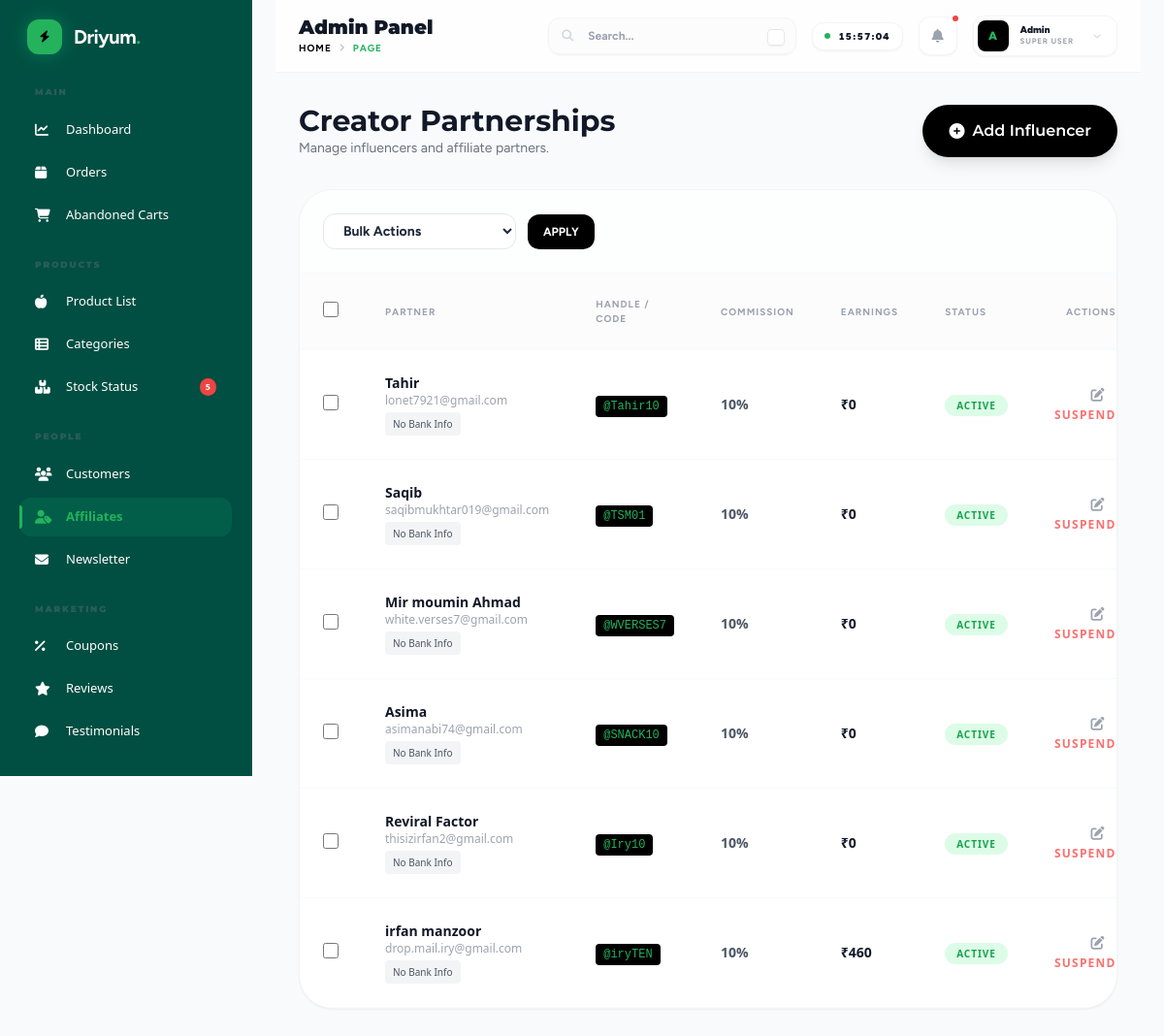
/admin/affiliates.php (signed in), run on the app's committed database.
### tables this page shows
CREATE TABLE `affiliates` (
  `id` int(11) NOT NULL,
  `user_id` int(11) NOT NULL,
  `code` varchar(50) NOT NULL,
  `commission_rate` decimal(5,2) DEFAULT 10.00,
  `discount_percentage` decimal(5,2) DEFAULT 10.00,
  `bank_details` text DEFAULT NULL,
  `is_approved` tinyint(1) DEFAULT 0,
  `status` enum('active','suspended') DEFAULT 'active',
  `total_earnings` decimal(10,2) DEFAULT 0.00,
  `created_at` timestamp NOT NULL DEFAULT current_timestamp(),
  `updated_at` timestamp NOT NULL DEFAULT current_timestamp() ON UPDATE current_timestamp()
);

CREATE TABLE `users` (
  `id` int(11) NOT NULL,
  `name` varchar(255) NOT NULL,
  `email` varchar(255) NOT NULL,
  `phone` varchar(20) DEFAULT NULL,
  `password` varchar(255) NOT NULL,
  `is_admin` tinyint(1) DEFAULT 0,
  `is_active` tinyint(1) DEFAULT 1,
  `created_at` timestamp NOT NULL DEFAULT current_timestamp(),
  `updated_at` timestamp NOT NULL DEFAULT current_timestamp() ON UPDATE current_timestamp()
);

### includes/functions.php (called while the page is built, shortened)
<?php
require_once __DIR__ . '/../config/database.php';
function get_pagination_data($query, $params = [], $per_page = 10) {
    $page = isset($_GET['page']) ? (int)$_GET['page'] : 1;
    $count_query = "SELECT COUNT(*) as total FROM ($query) as t";
    $total_res = fetch_one($count_query, $params);
    $total_records = $total_res['total'] ?? 0;
    $total_pages = ceil($total_records / $per_page);
    $offset = ($page - 1) * $per_page;
    $paginated_query = $query . " LIMIT $per_page OFFSET $offset";
    $records = fetch_all($paginated_query, $params);
    return [
        'records' => $records,
        'current_page' => $page,
        'total_pages' => $total_pages,
        'total_records' => $total_records,
        'per_page' => $per_page
    ];
}

### config/database.php (called while the page is built, shortened)
<?php
function get_db_connection() {
    static $conn = null;
    if ($conn === null) {
        $conn = @mysqli_connect(DB_HOST, DB_USER, DB_PASS, DB_NAME);
        mysqli_set_charset($conn, "utf8mb4");
        mysqli_query($conn, "SET time_zone = '+05:30'");
    }
    return $conn;
}
function execute_query($sql, $params = []) {
    $conn = get_db_connection();
    if (!empty($params)) {
        $stmt = mysqli_prepare($conn, $sql);
        if ($stmt) {
            $types = '';
            $values = [];
            foreach ($params as $param) {
                if (is_int($param)) {
                    $types .= 'i';
                } elseif (is_double($param)) {
                    $types .= 'd';
                } else {
                    $types .= 's';
                }
                $values[] = $param;
            }
            mysqli_stmt_bind_param($stmt, $types, ...$values);
            $result = mysqli_stmt_get_result($stmt);
            return $result;
        }
        return false;
    }
    return mysqli_query($conn, $sql);
}
function fetch_all($sql, $params = []) {
    $result = execute_query($sql, $params);
    if ($result) {
        $rows = [];
        while ($row = mysqli_fetch_assoc($result)) {
            $rows[] = $row;
        }
        return $rows;
    }
    return [];
}
function fetch_one($sql, $params = []) {
    $result = execute_query($sql, $params);
    if ($result) {
        return mysqli_fetch_assoc($result);
    }
    return null;
}

### admin/affiliates.php (the view, shortened to what this page needs)
<?php
include 'includes/header.php';
$query = "
    SELECT a.*, u.name, u.email, u.phone
    FROM affiliates a
    JOIN users u ON a.user_id = u.id
    ORDER BY a.created_at DESC
";
$pagination = get_pagination_data($query, [], 10);
$affiliates = $pagination['records'];
?>
<div class="mb-8 flex flex-col md:flex-row justify-between items-center gap-4">
    <div>
        <h1 class="text-3xl font-heading font-bold text-gray-900">Creator Partnerships</h1>
        <p class="text-gray-500 text-sm">Manage influencers and affiliate partners.</p>
    </div>
    <button onclick="document.getElementById('add-modal').classList.remove('hidden')" class="btn-chunky bg-black text-white px-6 py-3 shadow-lg hover:bg-[#24B25D] hover:text-black transition">
        <i class="fas fa-plus-circle mr-2"></i> Add Influencer
    </button>
</div>
<form method="POST" id="bulk-form">
    <div class="bg-white rounded-[35px] shadow-sm border border-gray-100 overflow-hidden">
        <div class="p-6 border-b border-gray-50 flex items-center gap-4 bg-gray-50/30">
            <div class="flex items-center gap-3">
                <select name="bulk_action" id="bulk_action_select" onchange="toggleBulkInput()" class="bg-white border text-sm font-bold border-gray-200 rounded-xl px-4 py-2 outline-none focus:border-[#24B25D]">
                    <option value="">Bulk Actions</option>
                </select>
                <button type="submit" onclick="return confirm('Are you sure you want to perform this action?')" class="bg-black text-white text-xs font-bold uppercase px-4 py-2.5 rounded-xl hover:bg-[#24B25D] hover:text-black transition">Apply</button>
            </div>
        </div>
        <div class="overflow-x-auto">
            <table class="w-full text-left border-collapse">
                <thead>
                    <tr class="text-gray-400 text-[10px] font-black uppercase tracking-widest bg-gray-50/50 border-b border-gray-50">
                        <th class="p-6 w-10">
                            <input type="checkbox" onclick="toggleAll(this)" class="w-4 h-4 rounded border-gray-300 text-[#24B25D] focus:ring-[#24B25D]">
                        </th>
                        <th class="p-6">Partner</th>
                        <th class="p-6">Handle / Code</th>
                        <th class="p-6">Commission</th>
                        <th class="p-6">Earnings</th>
                        <th class="p-6">Status</th>
                        <th class="p-6 text-right">Actions</th>
                    </tr>
                </thead>
                <tbody class="text-sm text-gray-600 font-sans">
                    <?php foreach ($affiliates as $aff): ?>
                    <tr class="border-b border-gray-50 hover:bg-gray-50 transition">
                        <td class="p-6">
                            <input type="checkbox" name="selected_ids[]" value="<?php echo $aff['id']; ?>" class="w-4 h-4 rounded border-gray-300 text-[#24B25D] focus:ring-[#24B25D]">
                        </td>
                        <td class="p-6">
                            <div class="font-bold text-gray-900"><?php echo htmlspecialchars($aff['name']); ?></div>
                            <div class="text-xs text-gray-400"><?php echo htmlspecialchars($aff['email']); ?></div>
                            <div class="text-[10px] bg-gray-100 rounded px-2 py-0.5 mt-1 inline-block" title="Bank Details"><?php echo !empty($aff['bank_details']) ? htmlspecialchars(substr($aff['bank_details'], 0, 20)).'...' : 'No Bank Info'; ?></div>
                        </td>
                        <td class="p-6">
                            <span class="font-mono text-xs bg-black text-[#24B25D] px-2 py-1 rounded">@<?php echo htmlspecialchars($aff['code']); ?></span>
                        </td>
                        <td class="p-6 font-bold">
                            <?php echo floatval($aff['commission_rate']); ?>%
                        </td>
                        <td class="p-6 font-bold text-gray-900">
                            ₹<?php echo number_format($aff['total_earnings']); ?>
                        </td>
                        <td class="p-6">
                            <?php if(!$aff['is_approved']): ?>
                                <span class="px-3 py-1 rounded-full text-[10px] font-black uppercase tracking-widest bg-yellow-100 text-yellow-600">Pending</span>
                            <?php elseif($aff['status'] == 'suspended'): ?>
                                <span class="px-3 py-1 rounded-full text-[10px] font-black uppercase tracking-widest bg-red-100 text-red-600">Suspended</span>
                            <?php else: ?>
                                <span class="px-3 py-1 rounded-full text-[10px] font-black uppercase tracking-widest bg-green-100 text-green-600">Active</span>
                            <?php endif; ?>
                        </td>
                        <td class="p-6 text-right">
                             <button type="button" onclick='openEditModal(<?php echo json_encode($aff); ?>)' class="text-gray-400 hover:text-black mr-3" title="Edit">
                                <i class="fas fa-edit"></i>
                             </button>
                             <?php if($aff['status'] == 'active' && $aff['is_approved']): ?>
                                <a href="?suspend=<?php echo $aff['id']; ?>" class="text-red-400 hover:text-red-600 text-xs font-bold uppercase tracking-widest">Suspend</a>
                             <?php endif; ?>
                        </td>
                    </tr>
                    <?php endforeach; ?>
                </tbody>
            </table>
        </div>
    </div>
</form>
</body>
</html>

### assets/css/chunky.css (style rules this page uses)
:root { --color-bg: #FFFEDC; --color-primary: #24B25D; --color-primary-dark: #17775D; --color-text: #111827; --color-bg-card: #ffffff; --shadow-chunk: 0 8px 0 rgba(0, 0, 0, 0.05), 0 12px 24px rgba(0, 0, 0, 0.1); --shadow-float: 0 10px 30px -5px rgba(25, 220, 126, 0.3); --font-heading: 'Montserrat', sans-serif; --font-body: 'Figtree', sans-serif; --font-cute: 'Delius', cursive; --radius-l: 24px; --radius-xl: 40px; --radius-pill: 100px; }
body { background-color: var(--color-bg); color: var(--color-text); font-family: var(--font-body); -webkit-font-smoothing: antialiased; overflow-x: clip; }
h1, h2, h3, h4, h5, h6 { font-family: var(--font-heading); }
.btn-chunky { display: inline-flex; align-items: center; justify-content: center; padding: 0.8rem 2rem; border-radius: var(--radius-pill); font-family: var(--font-heading); font-weight: 600; transition: all 0.2s cubic-bezier(0.34, 1.56, 0.64, 1); border: 3px solid transparent; }
:root { --heading-clamp: clamp(2.5rem, 8vw, 6rem); --subheading-clamp: clamp(1.25rem, 3vw, 2.5rem); }

### admin/includes/header.php (style rules this page uses)
body { font-family: 'Figtree', sans-serif; background-color: #fcfdfe; color: #1e293b; }

### data on the page
affiliates: user.name "Tahir", user.email "lonet7921@gmail.com", shows "No Bank Info", code "Tahir10", commission_rate "10", total_earnings "0", is_approved "ACTIVE"
affiliates: user.name "Saqib", user.email "saqibmukhtar019@gmail.com", shows "No Bank Info", code "TSM01", commission_rate "10", total_earnings "0", is_approved "ACTIVE"
affiliates: user.name "Mir moumin Ahmad", user.email "white.verses7@gmail.com", shows "No Bank Info", code "WVERSES7", commission_rate "10", total_earnings "0", is_approved "ACTIVE"
affiliates: user.name "Asima", user.email "asimanabi74@gmail.com", shows "No Bank Info", code "SNACK10", commission_rate "10", total_earnings "0", is_approved "ACTIVE"
affiliates: user.name "Reviral Factor", user.email "thisizirfan2@gmail.com", shows "No Bank Info", code "Iry10", commission_rate "10", total_earnings "0", is_approved "ACTIVE"
affiliates: user.name "irfan manzoor", user.email "drop.mail.iry@gmail.com", shows "No Bank Info", code "iryTEN", commission_rate "10", total_earnings "460", is_approved "ACTIVE"

### other printed values
$low_stock_count "5"
$page_titles[$curr_page] "Admin Panel"
$page_titles[$curr_page] "PAGE"
